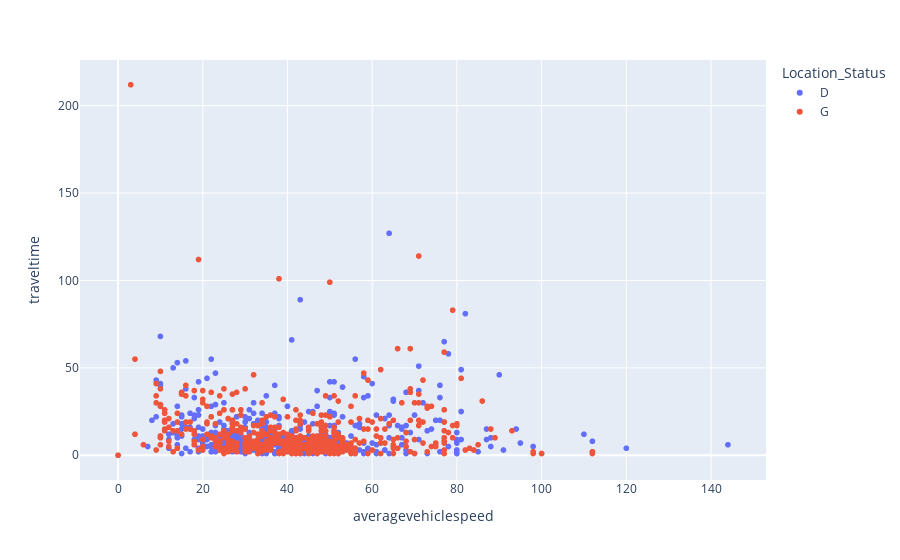

The notebook cell saved with this chart:
### Code cell
# From This graph we can see that the most densily number of points (2nd Percentile (50%-75%)) is at travel time range from (0-18) and at average speed ranges from(19-56 km/hr).
fig = px.scatter(df, 
             y='traveltime', 
             x='averagevehiclespeed',
             color='Location_Status') 
fig.show()

### Figure 1 — Plotly figure (JSON) as saved in the notebook; plotly's stock layout.template omitted (floating-point values rounded to 4 significant figures; data arrays with more than 128 entries replaced by an {"elided": "..."} marker saying what was removed)
{"data": [{"hovertemplate": "Location_Status=D<br>averagevehiclespeed=%{x}<br>traveltime=%{y}<extra></extra>", "legendgroup": "D", "marker": {"color": "#636efa", "symbol": "circle"}, "mode": "markers", "name": "D", "showlegend": true, "type": "scattergl", "x": {"elided": "534 int values"}, "xaxis": "x", "y": {"elided": "534 int values"}, "yaxis": "y"}, {"hovertemplate": "Location_Status=G<br>averagevehiclespeed=%{x}<br>traveltime=%{y}<extra></extra>", "legendgroup": "G", "marker": {"color": "#EF553B", "symbol": "circle"}, "mode": "markers", "name": "G", "showlegend": true, "type": "scattergl", "x": {"elided": "530 int values"}, "xaxis": "x", "y": {"elided": "530 int values"}, "yaxis": "y"}], "layout": {"legend": {"title": {"text": "Location_Status"}, "tracegroupgap": 0}, "margin": {"t": 60}, "xaxis": {"anchor": "y", "domain": [0, 1], "title": {"text": "averagevehiclespeed"}}, "yaxis": {"anchor": "x", "domain": [0, 1], "title": {"text": "traveltime"}}}}
